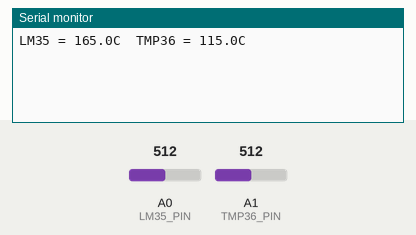
A sketch run on a simulated Arduino Uno, built with avr-gcc and run on an emulated ATmega328P. Parts: the last lines printed to the serial monitor. The inputs (shaded band) are chosen by the test bench; at power-on: A0 (LM35_PIN) = 512, A1 (TMP36_PIN) = 512.

Above: at 1.2 s.
1.3 s: A0 (LM35_PIN) set to 716
At 2.6 s:
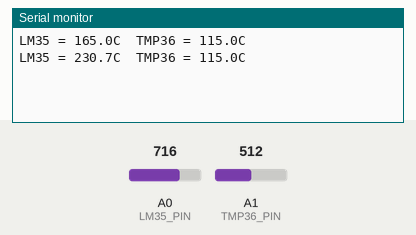
2.8 s: A1 (TMP36_PIN) set to 716
At 4.2 s:
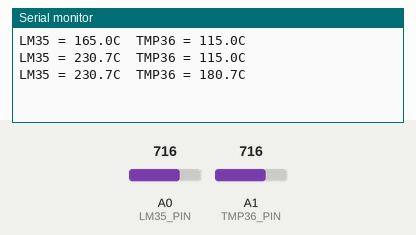
4.3 s: A0 (LM35_PIN) set to 900
5.8 s: A1 (TMP36_PIN) set to 900
At 6.6 s:
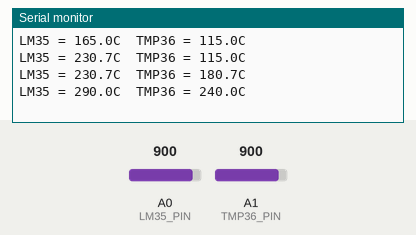
Timing chart, 0 to 8.3 s (numbered marks = the images above; inputs shaded):
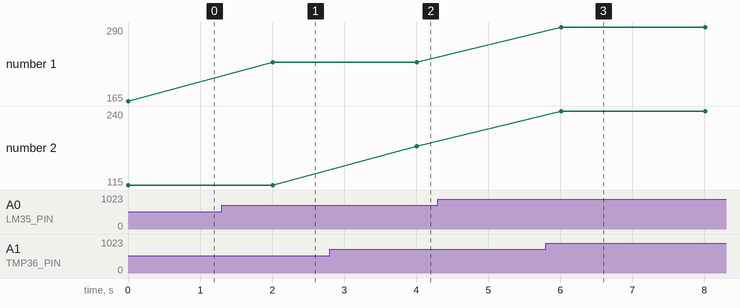

The sketch:

lm35_tmp36_arduino.ino
```cpp
// Exemplo com os Sensores de Temperatura LM35D e TMP36

// Pinos (-1 se )
#define LM35_PIN A0
#define TMP36_PIN A1

// retorna a tensão em pino ADC
// faz a média de 10 leituras
#define N_READINGS 10
float readSensor(int pin) {
  uint32_t sum = 0;

  if (pin == -1) {
    return 0;
  }

  for (int i = 0; i < N_READINGS; i++) {
    sum += analogRead(pin);
  }
  return (sum*3.3 / N_READINGS)/1024.0;
}

// Iniciação
void setup() {
  Serial.begin(115200);
}

// Laço Principal
void loop() {
  float tempLM35 = readSensor(LM35_PIN)/0.01;
  float tempTMP36 = 25.0 + (readSensor(TMP36_PIN)-0.75)/0.01;
  Serial.print("LM35 = ");
  Serial.print(tempLM35,1);
  Serial.print("C  TMP36 = ");
  Serial.print(tempTMP36,1);
  Serial.println("C");
  delay(2000);
}
```

Measured:
- after the input at 1.3 s, the serial monitor: prints a new line after 0.71 s (image 1)
- after the input at 2.8 s, the serial monitor: prints a new line after 1.2 s (image 2)
- after the input at 5.8 s, the serial monitor: prints a new line after 0.21 s (image 3)
- plotted number 1: 165 → 230.7 after the input at 1.3 s
- plotted number 2: 115 → 180.7 after the input at 2.8 s, 180.7 → 240 after the input at 5.8 s
